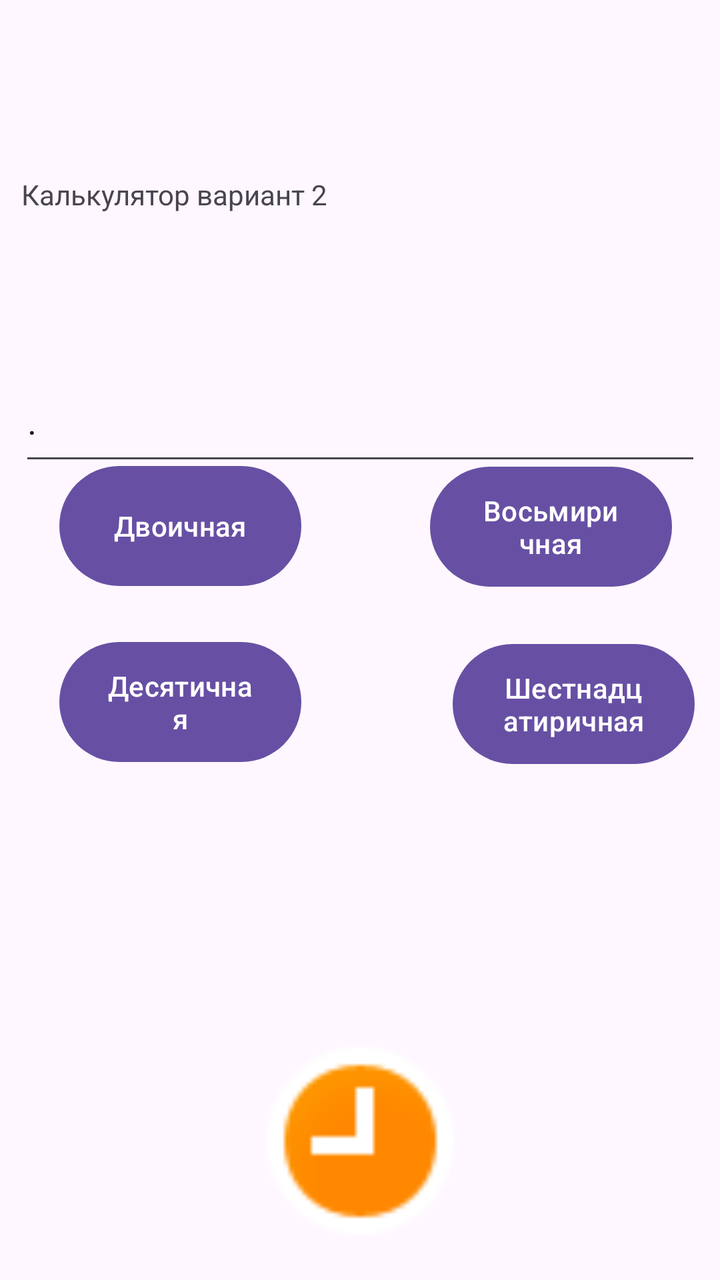
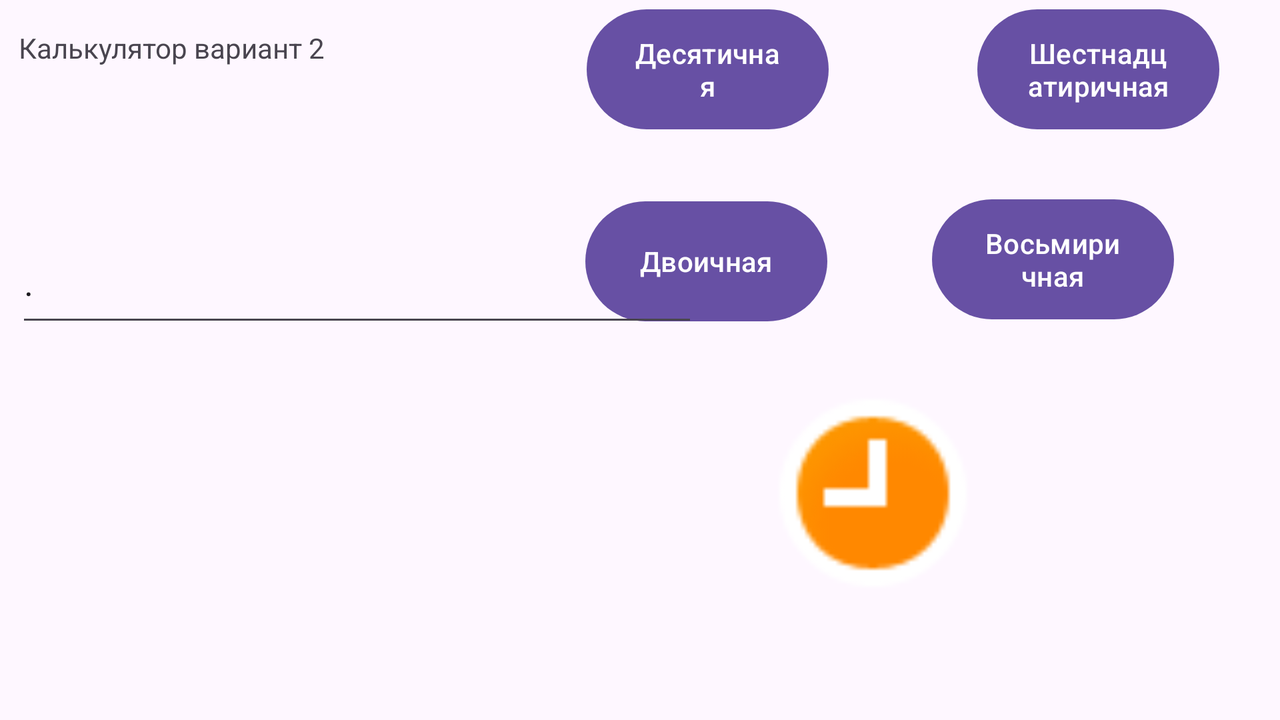

An Android layout and its configuration variant, each rendered on a device that would load it. The default file and the variant file are quoted in full after the pictures.
<!-- AndroidManifest.xml: application theme Theme.Practica_2_1 -->
<!-- res/layout/activity_main.xml -->
<?xml version="1.0" encoding="utf-8"?>
<androidx.constraintlayout.widget.ConstraintLayout xmlns:android="http://schemas.android.com/apk/res/android"
    xmlns:app="http://schemas.android.com/apk/res-auto"
    xmlns:tools="http://schemas.android.com/tools"
    android:id="@+id/main"
    android:layout_width="match_parent"
    android:layout_height="match_parent"
    tools:context=".MainActivity">

    <Button
        android:id="@+id/ID2"
        android:layout_width="121dp"
        android:layout_height="68dp"
        android:layout_marginBottom="352dp"
        android:text="Двоичная"
        app:layout_constraintBottom_toBottomOf="parent"
        app:layout_constraintEnd_toEndOf="parent"
        app:layout_constraintHorizontal_bias="0.124"
        app:layout_constraintStart_toStartOf="parent"
        app:layout_constraintTop_toBottomOf="@+id/inputID" />

    <TextView
        android:id="@+id/textId"
        android:layout_width="339dp"
        android:layout_height="64dp"
        android:text="@string/text_name"
        app:layout_constraintBottom_toBottomOf="parent"
        app:layout_constraintEnd_toEndOf="parent"
        app:layout_constraintStart_toStartOf="parent"
        app:layout_constraintTop_toTopOf="parent"
        app:layout_constraintVertical_bias="0.152" />

    <Button
        android:id="@+id/ID8"
        android:layout_width="121dp"
        android:layout_height="68dp"
        android:layout_marginBottom="352dp"
        android:text="Восьмиричная"
        app:layout_constraintBottom_toBottomOf="parent"
        app:layout_constraintEnd_toEndOf="parent"
        app:layout_constraintHorizontal_bias="0.729"
        app:layout_constraintStart_toEndOf="@+id/ID2"
        app:layout_constraintTop_toBottomOf="@+id/inputID"
        app:layout_constraintVertical_bias="0.49" />

    <Button
        android:id="@+id/ID10"
        android:layout_width="121dp"
        android:layout_height="68dp"
        android:text="Десятичная"
        app:layout_constraintBottom_toBottomOf="parent"
        app:layout_constraintEnd_toEndOf="parent"
        app:layout_constraintHorizontal_bias="0.124"
        app:layout_constraintStart_toStartOf="parent"
        app:layout_constraintTop_toBottomOf="@+id/ID2"
        app:layout_constraintVertical_bias="0.073" />

    <Button
        android:id="@+id/ID16"
        android:layout_width="121dp"
        android:layout_height="68dp"
        android:layout_marginStart="64dp"
        android:layout_marginTop="20dp"
        android:text="Шестнадцатиричная"
        app:layout_constraintBottom_toBottomOf="parent"
        app:layout_constraintEnd_toEndOf="parent"
        app:layout_constraintHorizontal_bias="0.478"
        app:layout_constraintStart_toEndOf="@+id/ID10"
        app:layout_constraintTop_toBottomOf="@+id/ID8"
        app:layout_constraintVertical_bias="0.003" />

    <EditText
        android:id="@+id/inputID"
        android:layout_width="341dp"
        android:layout_height="58dp"
        android:layout_marginTop="28dp"
        android:text="."
        app:layout_constraintEnd_toEndOf="parent"
        app:layout_constraintHorizontal_bias="0.514"
        app:layout_constraintStart_toStartOf="parent"
        app:layout_constraintTop_toBottomOf="@+id/textId" />

    <ImageView
        android:id="@+id/imageView"
        android:layout_width="111dp"
        android:layout_height="107dp"
        android:layout_marginBottom="16dp"
        app:layout_constraintBottom_toBottomOf="parent"
        app:layout_constraintEnd_toEndOf="parent"
        app:layout_constraintStart_toStartOf="parent"
        app:srcCompat="@android:drawable/presence_away" />

</androidx.constraintlayout.widget.ConstraintLayout>
<!-- resources referenced by this layout -->
<resources>
  <string name="text_name">Калькулятор вариант 2</string>
  <style name="Theme.Practica_2_1" parent="Base.Theme.Practica_2_1" />
  <style name="Base.Theme.Practica_2_1" parent="Theme.Material3.DayNight.NoActionBar">
          
          
      </style>
</resources>
<!-- res/layout-land/activity_main.xml (the repository's variant of the layout above) -->
<!-- drawn on the phone turned sideways -->
<?xml version="1.0" encoding="utf-8"?>
<androidx.constraintlayout.widget.ConstraintLayout xmlns:android="http://schemas.android.com/apk/res/android"
    xmlns:app="http://schemas.android.com/apk/res-auto"
    xmlns:tools="http://schemas.android.com/tools"
    android:id="@+id/main"
    android:layout_width="match_parent"
    android:layout_height="match_parent"
    tools:context=".MainActivity">

    <ImageView
        android:id="@+id/imageView"
        android:layout_width="111dp"
        android:layout_height="107dp"
        android:layout_marginBottom="60dp"
        app:layout_constraintBottom_toBottomOf="parent"
        app:layout_constraintEnd_toEndOf="parent"
        app:layout_constraintHorizontal_bias="0.72"
        app:layout_constraintStart_toStartOf="parent"
        app:srcCompat="@android:drawable/presence_away" />

    <Button
        android:id="@+id/ID2"
        android:layout_width="121dp"
        android:layout_height="68dp"
        android:layout_marginTop="113dp"
        android:layout_marginBottom="212dp"
        android:text="Двоичная"
        app:layout_constraintBottom_toBottomOf="parent"
        app:layout_constraintEnd_toEndOf="parent"
        app:layout_constraintHorizontal_bias="0.564"
        app:layout_constraintStart_toStartOf="parent"
        app:layout_constraintTop_toTopOf="parent" />

    <TextView
        android:id="@+id/textId"
        android:layout_width="339dp"
        android:layout_height="64dp"
        android:text="@string/text_name"
        app:layout_constraintBottom_toBottomOf="parent"
        app:layout_constraintEnd_toEndOf="parent"
        app:layout_constraintHorizontal_bias="0.031"
        app:layout_constraintStart_toStartOf="parent"
        app:layout_constraintTop_toTopOf="parent"
        app:layout_constraintVertical_bias="0.048" />

    <Button
        android:id="@+id/ID8"
        android:layout_width="121dp"
        android:layout_height="68dp"
        android:layout_marginTop="112dp"
        android:layout_marginBottom="213dp"
        android:text="Восьмиричная"
        app:layout_constraintBottom_toBottomOf="parent"
        app:layout_constraintEnd_toEndOf="parent"
        app:layout_constraintHorizontal_bias="0.497"
        app:layout_constraintStart_toEndOf="@+id/ID2"
        app:layout_constraintTop_toTopOf="parent" />

    <Button
        android:id="@+id/ID10"
        android:layout_width="121dp"
        android:layout_height="68dp"
        android:layout_marginTop="17dp"
        android:layout_marginBottom="308dp"
        android:text="Десятичная"
        app:layout_constraintBottom_toBottomOf="parent"
        app:layout_constraintEnd_toEndOf="parent"
        app:layout_constraintHorizontal_bias="0.565"
        app:layout_constraintStart_toStartOf="parent"
        app:layout_constraintTop_toTopOf="parent" />

    <Button
        android:id="@+id/ID16"
        android:layout_width="121dp"
        android:layout_height="68dp"
        android:layout_marginStart="64dp"
        android:layout_marginTop="17dp"
        android:layout_marginBottom="308dp"
        android:text="Шестнадцатиричная"
        app:layout_constraintBottom_toBottomOf="parent"
        app:layout_constraintEnd_toEndOf="parent"
        app:layout_constraintHorizontal_bias="0.255"
        app:layout_constraintStart_toEndOf="@+id/ID10"
        app:layout_constraintTop_toTopOf="parent" />

    <EditText
        android:id="@+id/inputID"
        android:layout_width="341dp"
        android:layout_height="58dp"
        android:layout_marginTop="32dp"
        android:text="."
        app:layout_constraintEnd_toEndOf="parent"
        app:layout_constraintHorizontal_bias="0.027"
        app:layout_constraintStart_toStartOf="parent"
        app:layout_constraintTop_toBottomOf="@+id/textId" />

</androidx.constraintlayout.widget.ConstraintLayout>
